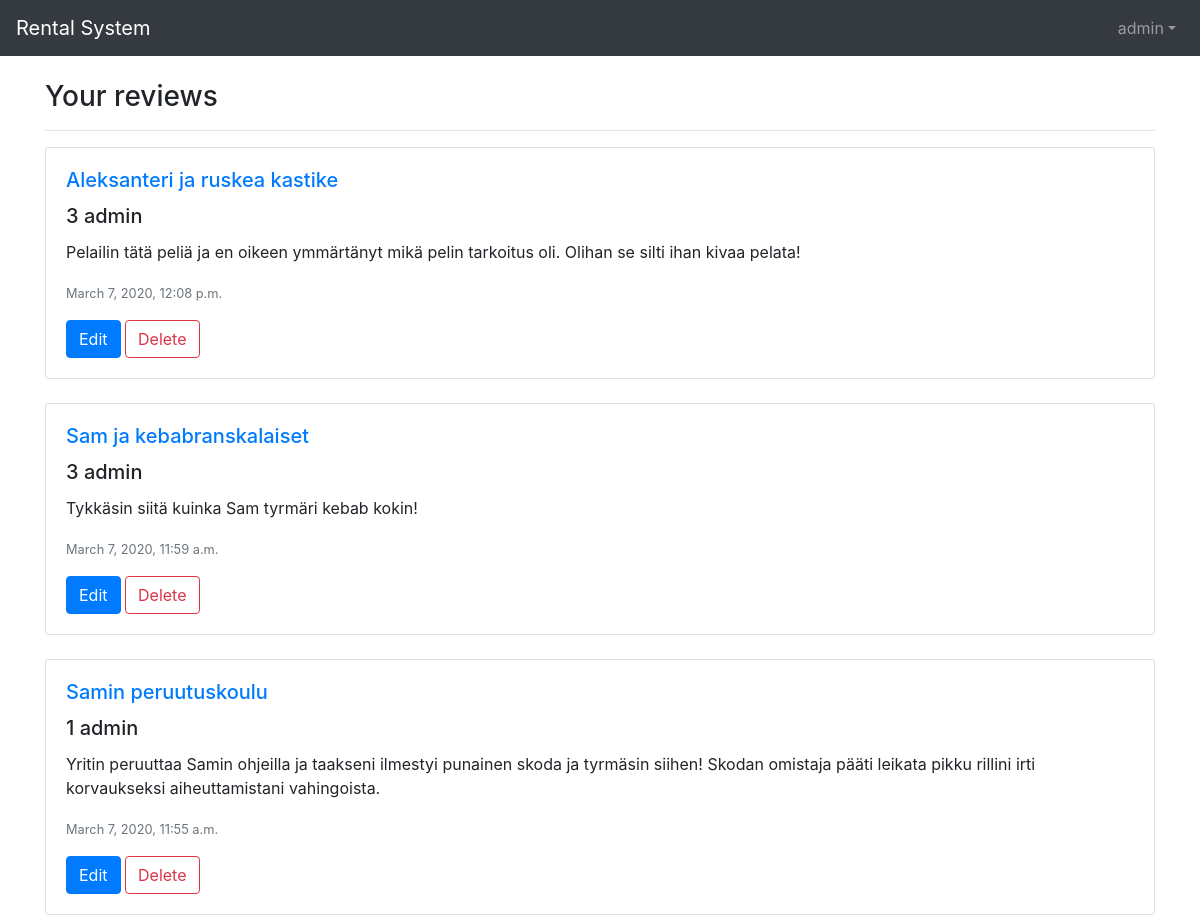
The page /reviews/ (signed in, upper part) on the database as committed earlier.
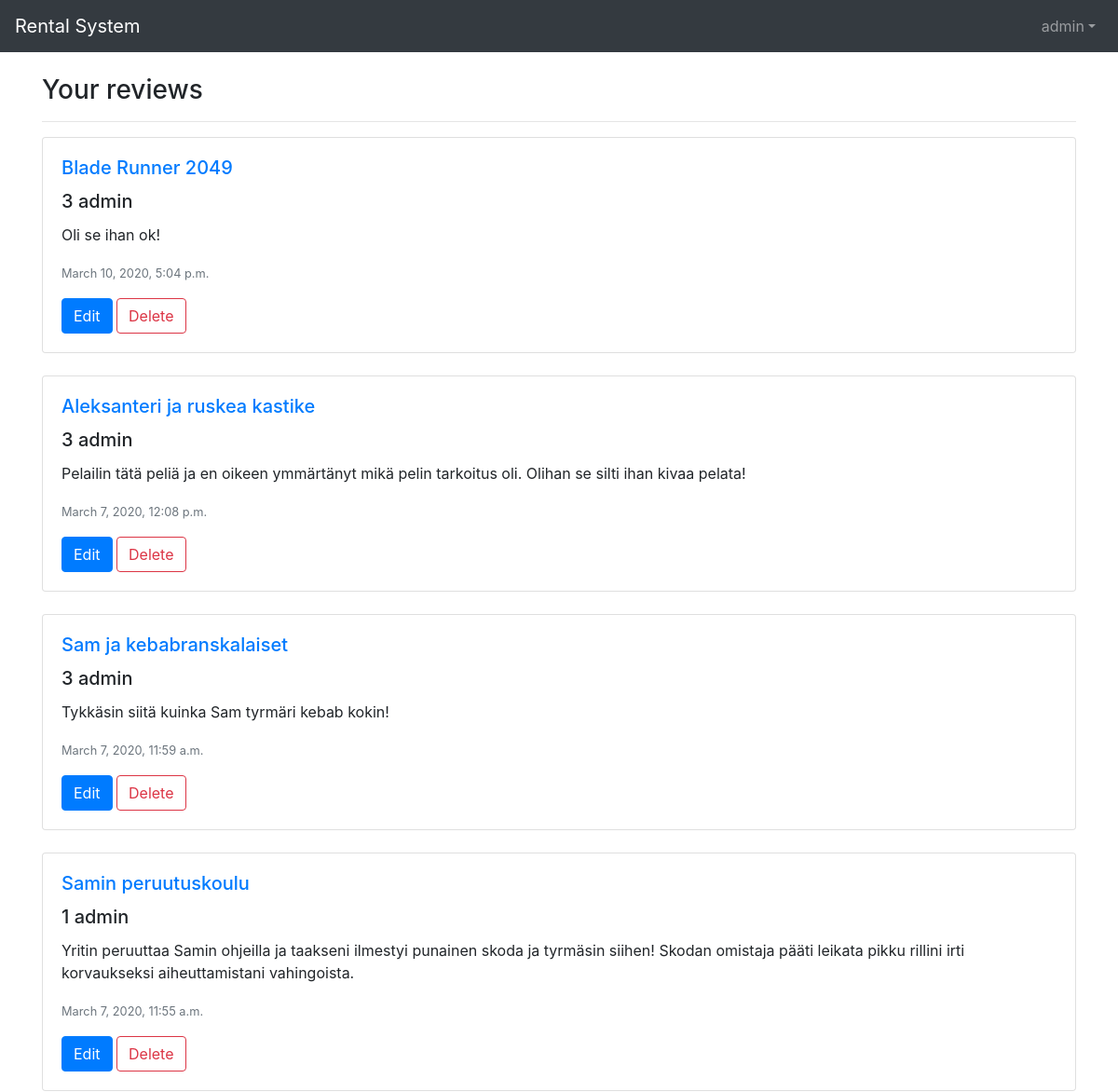
The same page on the database as committed later.
### rental_system/models.py (models this page shows, shortened)
class Rating(models.Model):
    user = models.ForeignKey(User, on_delete=models.CASCADE, default=1)
    work = models.ForeignKey(Work, on_delete=models.CASCADE)
    rating = models.IntegerField(
        default=5,
        validators=[
            MaxValueValidator(5),
            MinValueValidator(0)
        ]
    )
    comment = models.TextField(max_length=500)
    post_date = models.DateTimeField(auto_now_add=True, null=True)
    edit_date = models.DateTimeField(blank=True, null=True)
    visible = models.BooleanField(default=True)

class Work(models.Model):
    creators = models.ManyToManyField(Creator)
    type = models.ForeignKey(Type, on_delete=models.CASCADE)
    genres = models.ManyToManyField(Genre)
    publishers = models.ManyToManyField(Publisher, blank=True)
    title = models.CharField(max_length=200)
    desc = models.TextField(max_length=500)
    trailer = models.URLField(blank=True)
    image = models.URLField(blank=True)
    date_added = models.DateTimeField()
    pub_date = models.IntegerField(
        default=datetime.date.today().year
        ,
        validators=[
            MaxValueValidator(datetime.date.today().year),
            MinValueValidator(1800)
        ]
    )

### rental_system/views.py (the view)
# urls.py: path('reviews/', views.reviews, name='reviews'),
@login_required
def reviews(request):
    user = request.user
    ratings = Rating.objects.filter(user_id = user, visible = True).order_by('-post_date').all()
    return render(request, 'rental_system/reviews.html', {'comments': ratings})

### rental_system/templates/rental_system/reviews.html (shortened to what this page needs)
{% extends 'base.html' %}
{% block content %}
{% load static %}
<br>
<div class="container">
  <h3>Your reviews</h3>
  <hr>
  {% if comments %}
  {% for comment in comments %}
  <div class="card w-100">
    <div class="card-body">
      <h5 class="card-title"><a href="{% url 'work' comment.work.id %}">{{ comment.work.title }}</a></h5>
      <h5 class="card-title">{{ comment.rating }} {{ comment.user.username }}</h5>
      <p class="card-text">{{ comment.comment }}</p>
      <p class="card-text"><small class="text-muted">{{ comment.post_date }}</small></p>
      <a class="btn btn-primary" href="{% url 'edit_review' comment.id %}">Edit</a>
      <a class="btn btn-outline-danger" href="{% url 'disable_review' comment.id %}">Delete</a>
    </div>
  </div>
  <br>
  {% endfor %}
  {% else %}
  <p>You havent reviewed anything!</p>
  {% endif %}
</div>
{% endblock %}

Rows that differ between the two databases and show on the page:
added Rating: work "Blade Runner 2049", rating "3", user.username "admin", comment "Oli se ihan ok!", post_date "March 10, 2020, 5:04 p.m."
